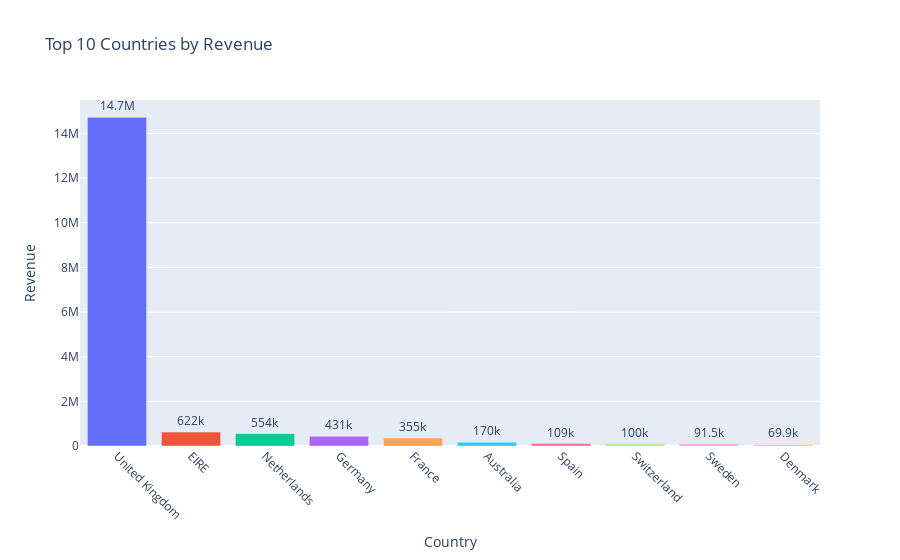

Notebook code cell kept with this figure:
### Code cell
fig = px.bar(top_countries,
             x='Country', y='Revenue',
             title='Top 10 Countries by Revenue',
             text='Revenue', color='Country')

# update_traces - properties of data like, line style, text label, hover info, marker size / color

fig.update_traces(texttemplate='%{text:.3s}', textposition='outside')
fig.update_layout(xaxis_tickangle=45, showlegend=False)

fig.show()

### Figure 1 — Plotly figure (JSON) as saved in the notebook; plotly's stock layout.template omitted (floating-point values rounded to 4 significant figures)
{"data": [{"hovertemplate": "Country=%{x}<br>Revenue=%{text}<extra></extra>", "legendgroup": "United Kingdom", "marker": {"color": "#636efa", "pattern": {"shape": ""}}, "name": "United Kingdom", "orientation": "v", "showlegend": true, "text": [14720000.0], "textposition": "outside", "texttemplate": "%{text:.3s}", "type": "bar", "x": ["United Kingdom"], "xaxis": "x", "y": [14720000.0], "yaxis": "y"}, {"hovertemplate": "Country=%{x}<br>Revenue=%{text}<extra></extra>", "legendgroup": "EIRE", "marker": {"color": "#EF553B", "pattern": {"shape": ""}}, "name": "EIRE", "orientation": "v", "showlegend": true, "text": [621600.0], "textposition": "outside", "texttemplate": "%{text:.3s}", "type": "bar", "x": ["EIRE"], "xaxis": "x", "y": [621600.0], "yaxis": "y"}, {"hovertemplate": "Country=%{x}<br>Revenue=%{text}<extra></extra>", "legendgroup": "Netherlands", "marker": {"color": "#00cc96", "pattern": {"shape": ""}}, "name": "Netherlands", "orientation": "v", "showlegend": true, "text": [554200.0], "textposition": "outside", "texttemplate": "%{text:.3s}", "type": "bar", "x": ["Netherlands"], "xaxis": "x", "y": [554200.0], "yaxis": "y"}, {"hovertemplate": "Country=%{x}<br>Revenue=%{text}<extra></extra>", "legendgroup": "Germany", "marker": {"color": "#ab63fa", "pattern": {"shape": ""}}, "name": "Germany", "orientation": "v", "showlegend": true, "text": [431300.0], "textposition": "outside", "texttemplate": "%{text:.3s}", "type": "bar", "x": ["Germany"], "xaxis": "x", "y": [431300.0], "yaxis": "y"}, {"hovertemplate": "Country=%{x}<br>Revenue=%{text}<extra></extra>", "legendgroup": "France", "marker": {"color": "#FFA15A", "pattern": {"shape": ""}}, "name": "France", "orientation": "v", "showlegend": true, "text": [355300.0], "textposition": "outside", "texttemplate": "%{text:.3s}", "type": "bar", "x": ["France"], "xaxis": "x", "y": [355300.0], "yaxis": "y"}, {"hovertemplate": "Country=%{x}<br>Revenue=%{text}<extra></extra>", "legendgroup": "Australia", "marker": {"color": "#19d3f3", "pattern": {"shape": ""}}, "name": "Australia", "orientation": "v", "showlegend": true, "text": [170000.0], "textposition": "outside", "texttemplate": "%{text:.3s}", "type": "bar", "x": ["Australia"], "xaxis": "x", "y": [170000.0], "yaxis": "y"}, {"hovertemplate": "Country=%{x}<br>Revenue=%{text}<extra></extra>", "legendgroup": "Spain", "marker": {"color": "#FF6692", "pattern": {"shape": ""}}, "name": "Spain", "orientation": "v", "showlegend": true, "text": [109200.0], "textposition": "outside", "texttemplate": "%{text:.3s}", "type": "bar", "x": ["Spain"], "xaxis": "x", "y": [109200.0], "yaxis": "y"}, {"hovertemplate": "Country=%{x}<br>Revenue=%{text}<extra></extra>", "legendgroup": "Switzerland", "marker": {"color": "#B6E880", "pattern": {"shape": ""}}, "name": "Switzerland", "orientation": "v", "showlegend": true, "text": [100400.0], "textposition": "outside", "texttemplate": "%{text:.3s}", "type": "bar", "x": ["Switzerland"], "xaxis": "x", "y": [100400.0], "yaxis": "y"}, {"hovertemplate": "Country=%{x}<br>Revenue=%{text}<extra></extra>", "legendgroup": "Sweden", "marker": {"color": "#FF97FF", "pattern": {"shape": ""}}, "name": "Sweden", "orientation": "v", "showlegend": true, "text": [91550.0], "textposition": "outside", "texttemplate": "%{text:.3s}", "type": "bar", "x": ["Sweden"], "xaxis": "x", "y": [91550.0], "yaxis": "y"}, {"hovertemplate": "Country=%{x}<br>Revenue=%{text}<extra></extra>", "legendgroup": "Denmark", "marker": {"color": "#FECB52", "pattern": {"shape": ""}}, "name": "Denmark", "orientation": "v", "showlegend": true, "text": [69860.0], "textposition": "outside", "texttemplate": "%{text:.3s}", "type": "bar", "x": ["Denmark"], "xaxis": "x", "y": [69860.0], "yaxis": "y"}], "layout": {"barmode": "relative", "legend": {"title": {"text": "Country"}, "tracegroupgap": 0}, "showlegend": false, "title": {"text": "Top 10 Countries by Revenue"}, "xaxis": {"anchor": "y", "categoryarray": ["United Kingdom", "EIRE", "Netherlands", "Germany", "France", "Australia", "Spain", "Switzerland", "Sweden", "Denmark"], "categoryorder": "array", "domain": [0, 1], "tickangle": 45, "title": {"text": "Country"}}, "yaxis": {"anchor": "x", "domain": [0, 1], "title": {"text": "Revenue"}}}}
